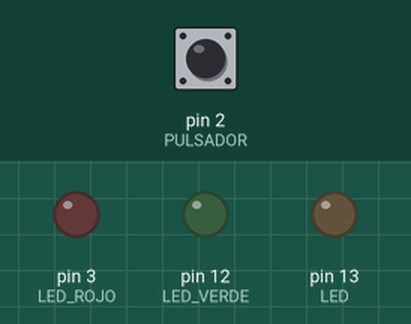
Recording of a sketch running on a simulated Arduino Uno, built with avr-gcc and run on an emulated ATmega328P. Parts: output pins drawn as LEDs (lit = HIGH). The inputs (shaded band) are chosen by the test bench; at power-on: pin 2 (PULSADOR) LOW.

Above: at 1.2 s.
1.3 s: pin 2 (PULSADOR) pulled HIGH for 0.15 s
At 1.37 s:
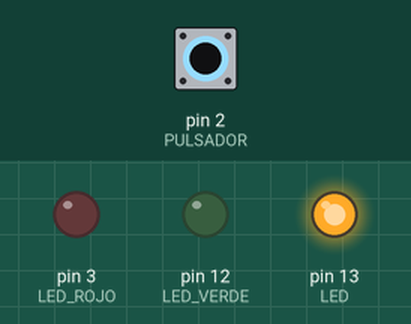
2.9 s: pin 2 (PULSADOR) pulled HIGH for 3.2 s
At 7.1 s:
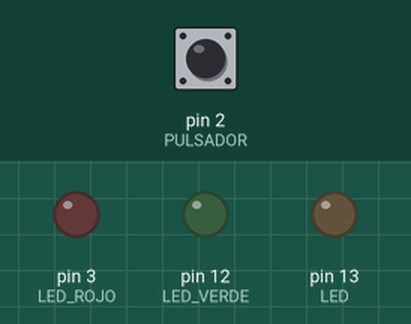
Timing chart, 0 to 8.6 s (numbered marks = the images above; inputs shaded):
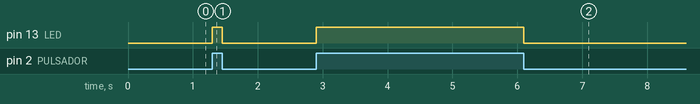

Measured:
- after the input at 1.3 s, pin 13 (LED): LOW → HIGH at once, → LOW 0.15 s later
- after the input at 2.9 s, pin 13 (LED): LOW → HIGH at once, → LOW 3.2 s later

The sketch:

BLinkLed.ino
```cpp
#define LED_INTERNO 13
#define LED_VERDE 12
#define LED_ROJO 3
#define TIEMPO 1000

#define LED 13
#define PULSADOR 2

int lectura_pulsador;

void setup() {

//Establecer direccion de un LED como SALIDA (el led interno de la placa esta cableado internemente por el pin 13)
//pinMode(LED_INTERNO, OUTPUT);
pinMode(LED_VERDE, OUTPUT);
pinMode(LED_ROJO, OUTPUT);

pinMode(LED, OUTPUT);
pinMode(PULSADOR, INPUT);

}

void loop() {

lectura_pulsador = digitalRead(PULSADOR);

if (lectura_pulsador==HIGH){
  digitalWrite(LED, HIGH);
}else{
  digitalWrite(LED, LOW);

}

//Encender
//digitalWrite(LED_INTERNO, HIGH);
//digitalWrite(LED_VERDE, HIGH);
//digitalWrite(LED_ROJO, LOW);

//Esperar
//delay(TIEMPO);

//Apagar
//digitalWrite(LED_INTERNO, LOW);
//digitalWrite(LED_VERDE, LOW);
//digitalWrite(LED_ROJO, HIGH);

//Esperar
//delay(TIEMPO);
}
```
